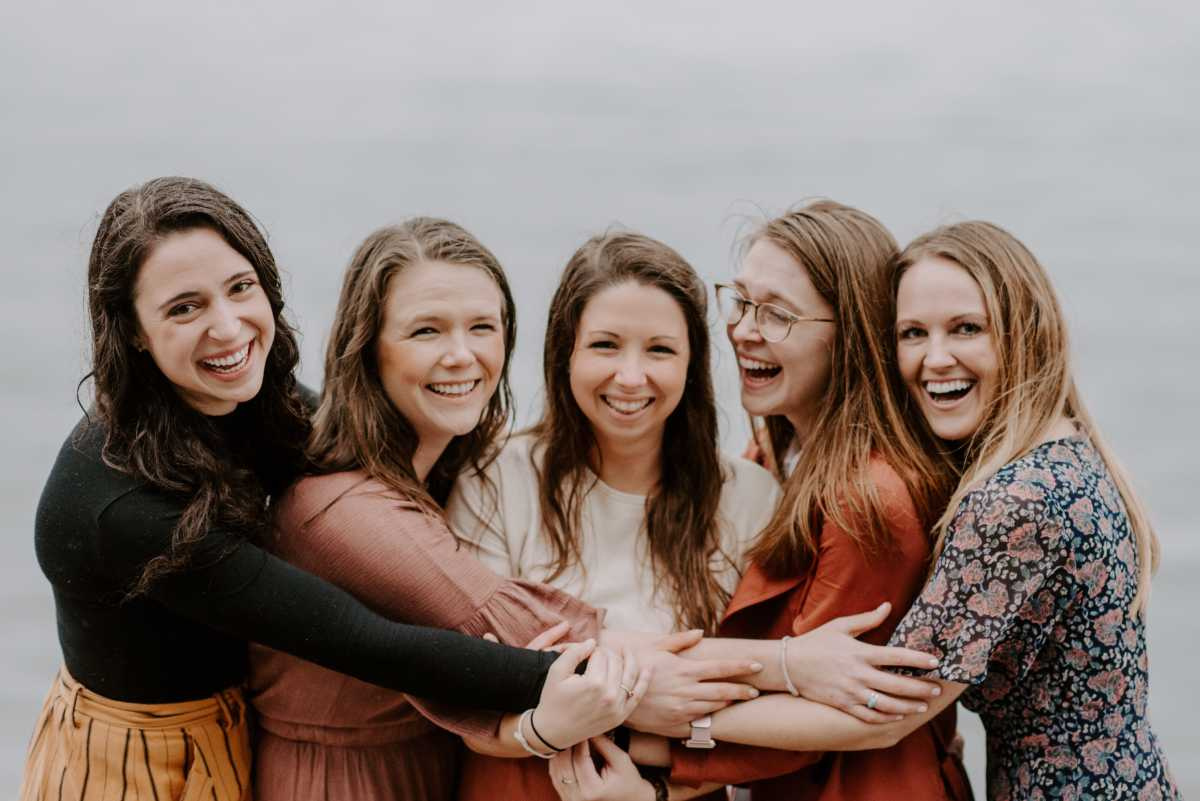
#> input picture img.jpg, 1200 x 801 px
$ python facedetection.py
#> lines starting #> are read from the running program, lines starting #| are printed output that depends on the picture; after the words box and inside, x2 and y2 are one past the last pixel; in counts of white or black regions, pixels touching at a corner belong together
import cv2
face_cascade=cv2.CascadeClassifier("haarcascade_frontalface_default.xml")
i=cv2.imread("img.jpg",1)
#> i is the input picture: shape (801, 1200, 3); mean B, G, R 117.2, 123.7, 139.3
img=cv2.resize(i,(500,500))
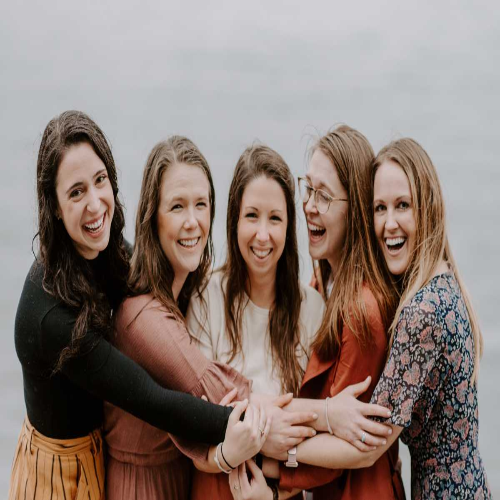
#> img: shape (500, 500, 3); mean B, G, R 117.1, 123.6, 139.2

#searching coordinates on img
faces=face_cascade.detectMultiScale(img,scaleFactor=1.05,minNeighbors=5)
#> faces = [[151, 176, 78, 78], [356, 180, 72, 72], [226, 189, 74, 74], [42, 154, 93, 93]]

for i,j,w,h in faces:
	img=cv2.rectangle(img,(i,j),(i+w,j+h),(0,255,0),2)
#> this loop made 4 passes
#> pass 1, `img=cv2.rectangle(img,(i,j),(i+w,j+h),(0,255,0),2)`:
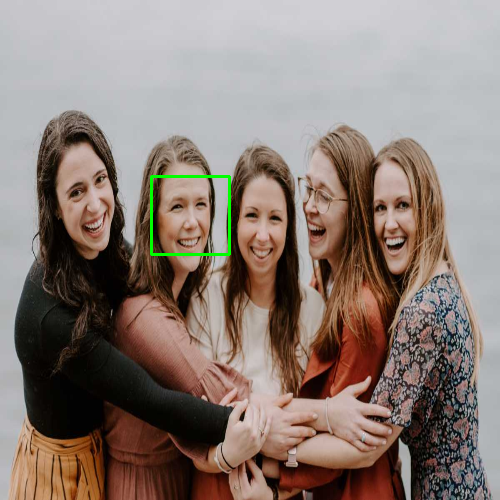
#> img: shape (500, 500, 3); 0.37% of pixels changed, all inside (x1, y1, x2, y2) = (150, 175, 231, 256)
#> pass 2, `img=cv2.rectangle(img,(i,j),(i+w,j+h),(0,255,0),2)`:
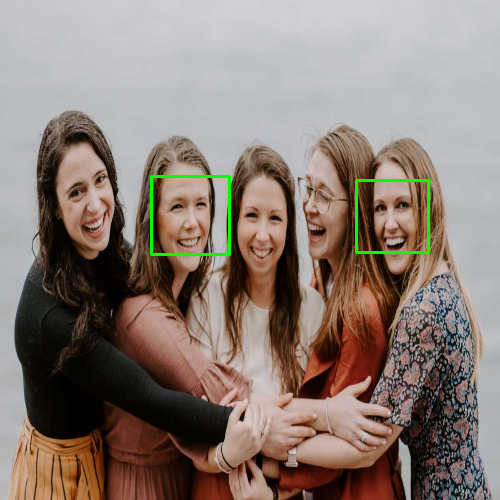
#> img: shape (500, 500, 3); 0.34% of pixels changed, all inside (x1, y1, x2, y2) = (355, 179, 430, 254)
#> pass 3, `img=cv2.rectangle(img,(i,j),(i+w,j+h),(0,255,0),2)`:
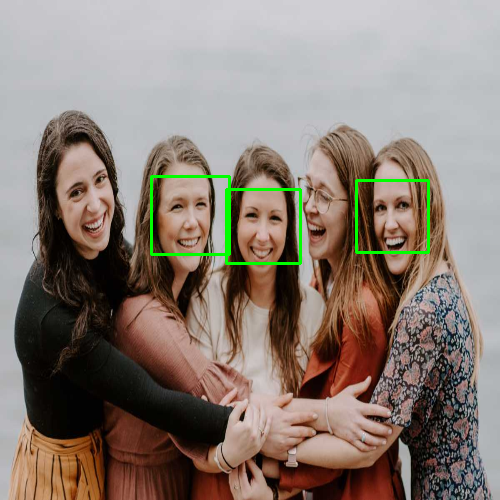
#> img: shape (500, 500, 3); 0.35% of pixels changed, all inside (x1, y1, x2, y2) = (225, 188, 302, 265)
#> after the loop:
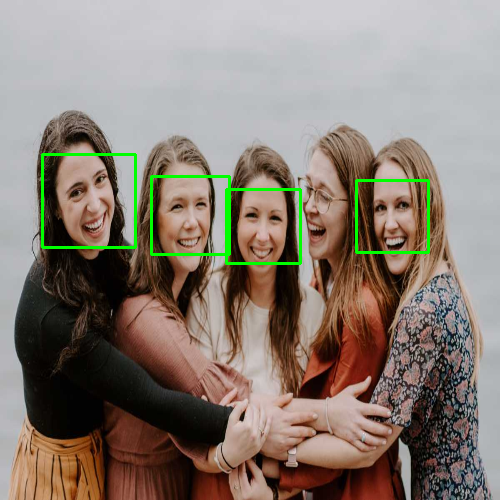
#> img: shape (500, 500, 3); 0.44% of pixels changed, all inside (x1, y1, x2, y2) = (41, 153, 137, 249)

cv2.imshow("illi",img)
cv2.waitKey(20000)
cv2.destroyAllWindows()
